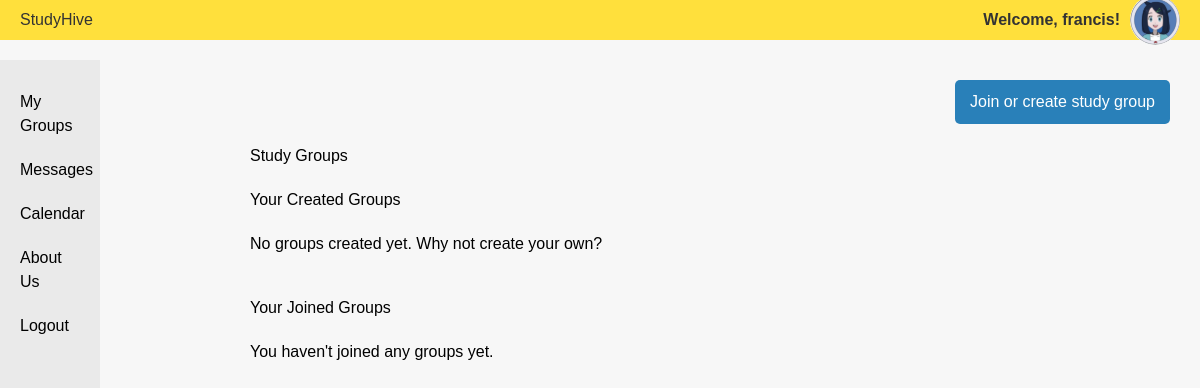
The page /home/ (signed in) on the database as committed earlier.
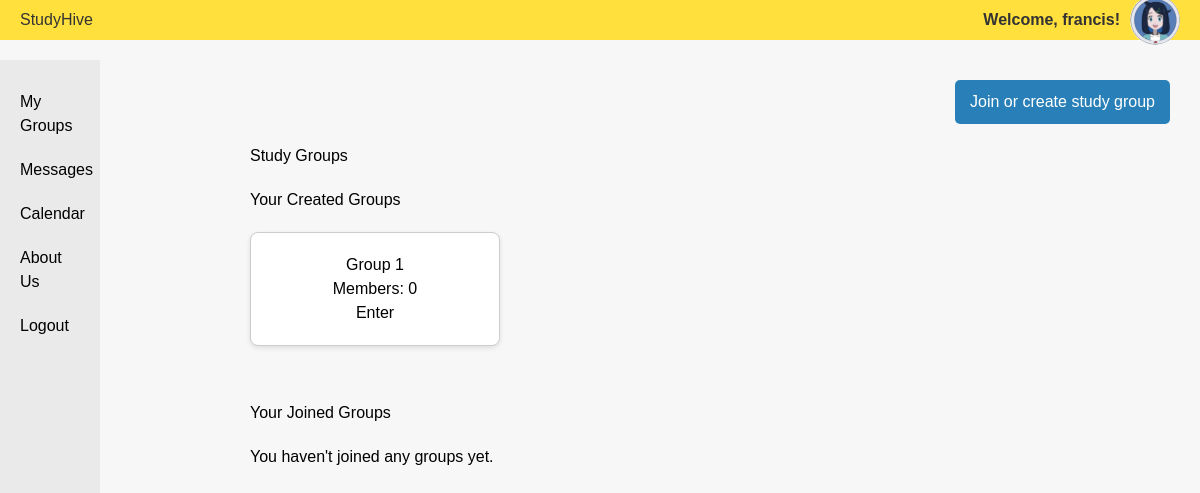
The same page on the database as committed later.
### groups/models.py (models this page shows, shortened)
class StudyGroup(models.Model):
    user = models.ForeignKey(User, on_delete=models.CASCADE, null=True, blank=True, related_name='created_groups') # accept sag null kay daghan arte
    group_name = models.CharField(max_length=100)
    subject = models.CharField(max_length=100, default="General")  # Default subject
    description = models.TextField()
    is_private = models.BooleanField(default=False)
    unique_id = models.CharField(max_length=6, unique=True, blank=True)  # Unique ID for joining
    members = models.ManyToManyField(User, related_name='study_groups', blank=True)  # Members can join the group
    class Profile(models.Model):
        user = models.OneToOneField(User, on_delete=models.CASCADE)
        birthday = models.DateField(null=True, blank=True)

### groups/views.py (the view)
# urls.py: path('home/', views.home, name='home'),
@login_required
def home(request):
    created_groups = StudyGroup.objects.filter(user=request.user)
    joined_groups = StudyGroup.objects.filter(members=request.user)
    return render(request, 'home.html', {
        'created_groups': created_groups,
        'joined_groups': joined_groups,
    })

### groups/templates/home.html (shortened to what this page needs)
{% load static %}
<!DOCTYPE html>
<html lang="en">
<head>
    <link rel="stylesheet" href="{% static 'css/home_styles.css' %}">
</head>
<body>
    <header>
        <div class="header-content">
            <h1>StudyHive</h1>
            <div class="user-info">
                <span>Welcome, {{ user.username }}!</span>
                <img
                    src="{% static 'media/profile-pic.svg' %}"
                     alt="Profile Picture"
                    class="profile-pic w-10 h-10 rounded-full cursor-pointer"
                    onclick="window.location.href='{% url 'profile' %}'">
            </div>
        </div>
    </header>
    <div class="sidebar">
        <ul>
            <li>My Groups</li>
            <li>Messages</li>
            <li>Calendar</li>
            <li>About Us</li>
            <li><a href="{% url 'logout' %}">Logout</a></li>
        </ul>
    </div>
    <main>
        <div class="main-header">
            <div class="user-menu">
                <button class="dropdown-button" id="dropDownButton">Join or create study group</button>
            </div>
        </div>
        <h2>Study Groups</h2>
        <section class="group-grid">
            <h3>Your Created Groups</h3>
            <div class="group-cards created-groups">
                {% for group in created_groups %}
                    <div class="group-card"
                        data-id="{{ group.unique_id }}"
                        data-name="{{ group.group_name }}"
                        data-description="{{ group.description }}"
                        data-subject="{{ group.subject }}"
                        data-creator="{{ group.user.username }}"
                        data-members="{{ group.members.count }}"
                        data-private="{{ group.is_private|yesno:'Yes,No' }}"
                        data-code="{{ group.unique_id }}">
                        <h3>{{ group.group_name }}</h3>
                        <p>Members: {{ group.members.count }}</p>
                        <button class="enter-group-button">Enter</button>
                    </div>
                {% empty %}
                    <p>No groups created yet. Why not create your own?</p>
                {% endfor %}
            </div>
        </section>
        <section class="group-grid">
            <h3>Your Joined Groups</h3>
            <div class="group-cards joined-groups">
                {% for group in joined_groups %}
                    <div class="group-card"
                        data-id="{{ group.unique_id }}"
                        data-name="{{ group.group_name }}"
                        data-description="{{ group.description }}"
                        data-subject="{{ group.subject }}"
                        data-creator="{{ group.user.username }}"
                        data-members="{{ group.members.count }}"
                        data-private="{{ group.is_private|yesno:'Yes,No' }}"
                        data-code="{{ group.unique_id }}">
                        <h3>{{ group.group_name }}</h3>
                        <p>Members: {{ group.members.count }}</p>
                        <button class="enter-group-button">Enter</button>
                    </div>
                {% empty %}
                    <p>You haven't joined any groups yet.</p>
                {% endfor %}
            </div>
        </section>
    </main>
</body>
</html>

### static/css/home_styles.css (style rules this page uses)
body { font-family: Arial, sans-serif; margin: 0; padding: 0; background-color: #f7f7f7; }
header { background-color: #FFE03C; height: 30px; padding: 20px; position: fixed; top: 0; left: 0; right: 0; z-index: 1000; }
.header-content { display: flex; justify-content: space-between; align-items: center; height: 100%; }
.profile-pic { width: 60px; height: 60px; border-radius: 50%; object-fit: cover; cursor: pointer; }
.user-info { display: flex; align-items: center; }
.user-info span { margin-right: 10px; font-weight: bold; color: #333; font-size: 16px; }
.profile-pic { width: 50px; height: 50px; border-radius: 50%; object-fit: cover; cursor: pointer; }
h1 { color: #333; }
.user-menu { display: flex; gap: 10px; }
button { padding: 10px 15px; border: none; border-radius: 5px; cursor: pointer; }
.sidebar { width: 100px; background-color: #eaeaea; padding: 20px; position: fixed; height: 100vh; top: 60px; }
.sidebar ul { list-style: none; padding: 0; }
.sidebar li { padding: 10px 0; }
main { margin-left: 220px; padding: 80px 30px 20px; }
.group-grid { display: grid; margin: 20px 0; gap: 20px; }
.group-cards { display: flex; flex-wrap: wrap; gap: 20px; justify-content: flex-start; margin-bottom: 20px; }
.group-card { flex: 1 1 250px; max-width: 250px; background-color: white; border: 1px solid #ccc; border-radius: 8px; padding: 20px; text-align: center; box-shadow: 0 2px 5px rgba(0,0,0,0.1); transition: transform 0.2s; margin-bottom: 15px; }
.main-header { position: relative; margin-bottom: 20px; }
.user-menu { display: flex; justify-content: flex-end; }
.dropdown-button, .join-button { background-color: #2980b9; color: white; border: none; border-radius: 5px; padding: 10px 15px; cursor: pointer; }
html, :host { line-height: 1.5; -webkit-text-size-adjust: 100%; -moz-tab-size: 4; -o-tab-size: 4; tab-size: 4; font-family: ui-sans-serif, system-ui, sans-serif, "Apple Color Emoji", "Segoe UI Emoji", "Segoe UI Symbol", "Noto Color Emoji"; font-feature-settings: normal; font-variation-settings: normal; -webkit-tap-highlight-color: transparent; }
body { margin: 0; line-height: inherit; }
h1, h2, h3, h4, h5, h6 { font-size: inherit; font-weight: inherit; }
a { color: inherit; text-decoration: inherit; }
button, input, optgroup, select, textarea { font-family: inherit; font-feature-settings: inherit; font-variation-settings: inherit; font-size: 100%; font-weight: inherit; line-height: inherit; letter-spacing: inherit; color: inherit; margin: 0; padding: 0; }
button, select { text-transform: none; }
button, input:where([type='button']), input:where([type='reset']), input:where([type='submit']) { -webkit-appearance: button; background-color: transparent; background-image: none; }
blockquote, dl, dd, h1, h2, h3, h4, h5, h6, hr, figure, p, pre { margin: 0; }
ol, ul, menu { list-style: none; margin: 0; padding: 0; }
button, [role="button"] { cursor: pointer; }
img, svg, video, canvas, audio, iframe, embed, object { display: block; vertical-align: middle; }
img, video { max-width: 100%; height: auto; }
.cursor-pointer { cursor: pointer; }
.rounded-full { border-radius: 9999px; }

Rows that differ between the two databases and show on the page:
added StudyGroup: group_name "Group 1", members.count "0"
Other text that changed with them:
text no longer shown: "No groups created yet. Why not create your own?"
